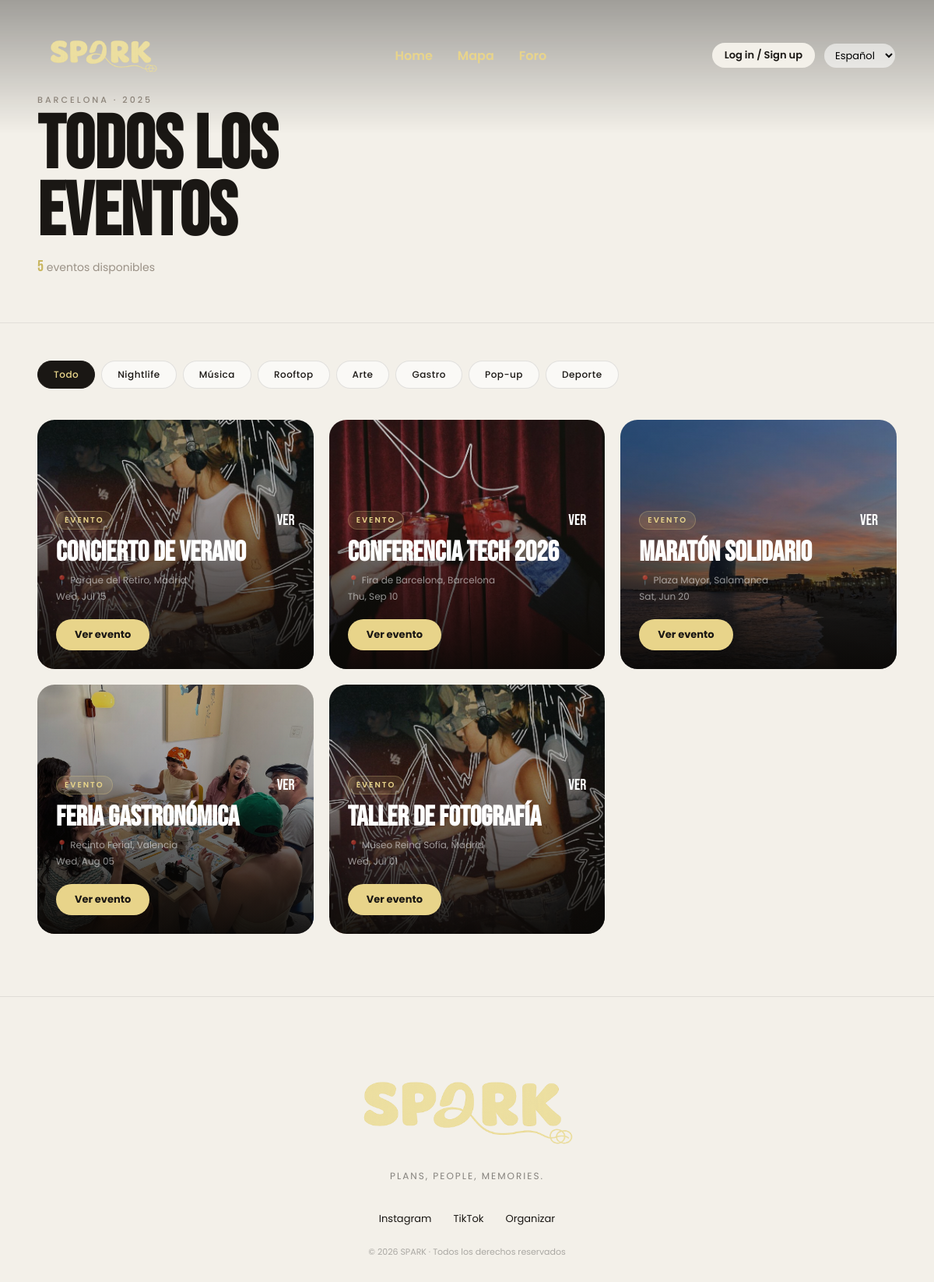
/VIsta/eventos.php, run on the app's committed database.
### tables this page shows
CREATE TABLE Evento (
    Id_Evento INT AUTO_INCREMENT PRIMARY KEY,
    Nombre_evento VARCHAR(200),
    Descripcion VARCHAR(100),
    Fecha_evento DATE,
    Ubicacion VARCHAR(50),
    Lat DECIMAL(10, 7),
    Lng DECIMAL(10, 7)
);

### Model/EventModel.php (called while the page is built, shortened)
<?php
class EventModel {
    private $conn;
    public function __construct() {
        try {
            $this->conn = new PDO("mysql:host=localhost;dbname=mp0487_spark", "root", "");
            $this->conn->setAttribute(PDO::ATTR_ERRMODE, PDO::ERRMODE_EXCEPTION);
        } catch (PDOException $e) {
            echo "Error" . $e->getMessage();
        }
    }
public function getEvents($Id_Evento = null) {
    try {
        if ($Id_Evento) {
            return $this->getEventById($Id_Evento);
        } else {
            $sql = "SELECT * FROM Evento";
            $stmt = $this->conn->query($sql);
            $result = $stmt->fetchAll(PDO::FETCH_ASSOC);
            return $result;
        }
    } catch (PDOException $e) {
        error_log("DEBUG Model: Exception capturada en getEvents: " . $e->getMessage());
        return "error_base_datos";
    }
}
}
?>

### Controller1/eventController.php (called while the page is built, shortened)
<?php
require_once("../Model/EventModel.php");
class EventController
{
    private $model;
    public function __construct()
    {
        $this->model = new EventModel();
    }
    public function getEvents($Id_Evento = null)
    {
        try {
            $result = $this->model->getEvents($Id_Evento);
            return $result;
        } catch (Exception $e) {
            error_log("DEBUG Controller: " . $e->getMessage());
            return "error_base_datos";
        }
    }
}
?>

### VIsta/eventos.php (the view, shortened to what this page needs)
<?php
require_once __DIR__ . '/../Controller1/eventController.php';
$eventController = new EventController();
$eventos = $eventController->getEvents();
?>
<!DOCTYPE html>
<html lang="es">
<head>
  <link rel="stylesheet" href="home.css">
</head>
<body>
<header class="topbar">
  <a href="home.php" class="nav-logo">
    <img src="recursos/logo.png" alt="SPARK">
  </a>
  <nav class="menu">
    <a href="home.php">Home</a>
    <a href="https://www.google.com/maps" target="_blank">Mapa</a>
    <a href="foro.php">Foro</a>
  </nav>
  <div class="actions">
    <?php if (isset($_SESSION['user_id'])): ?>
      <a href="perfil.php" class="login">Perfil</a>
      <a href="logout.php" class="login">Cerrar sesión</a>
    <?php else: ?>
      <a href="login.php" class="login">Log in / Sign up</a>
    <?php endif; ?>
    <select id="español">
      <option>Español</option>
    </select>
  </div>
</header>
<div class="eventos-hero">
  <p class="eventos-hero__label">Barcelona · 2025</p>
  <h1 class="eventos-hero__title">TODOS LOS<br>EVENTOS</h1>
  <p class="eventos-hero__count">
    <span><?= is_array($eventos) ? count($eventos) : 0 ?></span>
    eventos disponibles
  </p>
</div>
<div class="eventos-page">
  <div class="eventos-filters" id="filtros">
    <button class="ev-filter-btn active" data-cat="">Todo</button>
    <button class="ev-filter-btn" data-cat="nightlife">Nightlife</button>
    <button class="ev-filter-btn" data-cat="musica">Música</button>
    <button class="ev-filter-btn" data-cat="rooftop">Rooftop</button>
    <button class="ev-filter-btn" data-cat="arte">Arte</button>
    <button class="ev-filter-btn" data-cat="gastronomia">Gastro</button>
    <button class="ev-filter-btn" data-cat="popup">Pop-up</button>
    <button class="ev-filter-btn" data-cat="deporte">Deporte</button>
  </div>
  <?php if (!empty($eventos) && is_array($eventos)): ?>
  <div class="eventos-grid-full" id="eventosGrid">
    <?php
    $gradients = ['ev-g1', 'ev-g2', 'ev-g3', 'ev-g4'];
    foreach ($eventos as $i => $ev):
      $grad = $gradients[$i % 4];
    ?>
    <article class="ev-card <?= $grad ?>" data-cat="">
      <div class="ev-overlay"></div>
      <div class="ev-body">
        <div class="ev-meta-top">
          <span class="ev-cat">Evento</span>
          <span class="ev-price">Ver</span>
        </div>
        <h3 class="ev-title"><?= htmlspecialchars($ev['Nombre_evento']) ?></h3>
        <div class="ev-meta-bottom">
          <span class="ev-venue">📍 <?= htmlspecialchars($ev['Ubicacion']) ?></span>
          <span class="ev-date">
            <?= date('D, M d', strtotime($ev['Fecha_evento'])) ?>
          </span>
        </div>
        <a href="evento.php?id=<?= $ev['Id_Evento'] ?>" class="ev-btn">Ver evento</a>
      </div>
    </article>
    <?php endforeach; ?>
  </div>
  <?php endif; ?>
</div>
<footer class="footer">
  <div class="footer-inner">
    <img class="logo" src="recursos/logo.png" alt="SPARK">
    <p class="footer-tagline">Plans, people, memories.</p>
    <nav class="footer-nav">
      <a href="https://www.instagram.com" target="_blank">Instagram</a>
      <a href="https://www.tiktok.com" target="_blank">TikTok</a>
      <a href="tipoUsuario.php">Organizar</a>
    </nav>
    <p class="footer-copy">© <?= date('Y') ?> SPARK · Todos los derechos reservados</p>
  </div>
</footer>
</body>
</html>

### VIsta/home.css (style rules this page uses)
*, *::before, *::after { box-sizing: border-box; margin: 0; padding: 0; }
:root { --butter: #E8D48A; --butter-d: #C9B660; --dark: #1A1714; --white: #FFFFFF; --beige: #f3f0e9; }
body { background-color: var(--beige); color: #000; font-family: 'Poppins', sans-serif; }
.topbar { position: absolute; top: 0; left: -10px; right: 0; z-index: 10; display: grid; grid-template-columns: auto 1fr auto; align-items: center; padding: 16px 50px; background: linear-gradient(to bottom, rgba(0,0,0,0.4), transparent); margin-top: -30px; }
.nav-logo { grid-column: 1; }
.nav-logo img { height: 170px; width: auto; display: block; mix-blend-mode: screen; transform: translateX(-35px); }
nav.menu { grid-column: 2; display: flex; justify-content: center; gap: 32px; list-style: none; }
.menu a { text-decoration: none; color: var(--butter); font-weight: 600; font-size: 16px; transition: opacity .2s; }
.actions { grid-column: 3; display: flex; justify-content: flex-end; align-items: center; gap: 12px; }
.login { border: none; padding: 6px 16px; border-radius: 20px; background-color: var(--beige); cursor: pointer; text-decoration: none; color: var(--dark); font-weight: 600; font-size: 13px; transition: background .2s; }
#español { border: none; padding: 5px 10px; border-radius: 20px; background-color: rgba(255,255,255,0.55); cursor: pointer; font-family: 'Poppins', sans-serif; font-size: 13px; }
.ev-card { border-radius: 22px; overflow: hidden; position: relative; min-height: 320px; display: flex; flex-direction: column; justify-content: flex-end; cursor: pointer; opacity: 1; transition: transform .3s ease, box-shadow .3s ease; }
.ev-g1 { background: linear-gradient(to top, rgba(0,0,0,.2), rgba(0,0,0,.2)), url("recursos/dj.jpg"); background-size: cover; background-position: center; background-repeat: no-repeat; border-radius: 32px; }
.ev-g2 { background: linear-gradient(to top, rgba(0,0,0,.2), rgba(0,0,0,.2)), url("recursos/popUp.jpg"); background-size: cover; background-position: center; background-repeat: no-repeat; border-radius: 32px; }
.ev-g3 { background: linear-gradient(to top, rgba(0,0,0,.2), rgba(0,0,0,.2)), url("recursos/sunset.jpg"); background-size: cover; background-position: center; background-repeat: no-repeat; border-radius: 32px; }
.ev-g4 { background: linear-gradient(to top, rgba(0,0,0,.2), rgba(0,0,0,.2)), url("recursos/galeria.jpg"); background-size: cover; background-position: center; background-repeat: no-repeat; border-radius: 32px; }
.ev-overlay { position: absolute; inset: 0; background: linear-gradient(to top, rgba(10,8,6,.92) 0%, rgba(10,8,6,.2) 60%, transparent 100%); }
.ev-body { position: relative; z-index: 2; padding: 24px; display: flex; flex-direction: column; gap: 8px; }
.ev-meta-top { display: flex; justify-content: space-between; align-items: center; margin-bottom: 4px; }
.ev-cat { font-size: 10px; font-weight: 600; letter-spacing: 2px; text-transform: uppercase; color: var(--butter); background: rgba(232,212,138,.12); padding: 3px 10px; border-radius: 99px; border: 1px solid rgba(232,212,138,.25); }
.ev-price { font-family: 'Bebas Neue', sans-serif; font-size: 20px; color: var(--white); }
.ev-title { font-family: 'Bebas Neue', sans-serif; font-size: clamp(24px, 3vw, 42px); line-height: 1; color: var(--white); }
.ev-meta-bottom { display: flex; flex-direction: column; gap: 3px; }
.ev-venue, .ev-date { font-size: 12px; color: rgba(255,255,255,.55); }
.ev-btn { display: inline-flex; align-items: center; justify-content: center; margin-top: 12px; background: var(--butter); color: var(--dark); font-weight: 700; font-size: 13px; padding: 10px 24px; border-radius: 99px; align-self: flex-start; text-decoration: none; transition: background .2s, transform .15s; }
.footer { background: var(--beige); padding: 30px 48px; border-top: 1px solid rgba(0,0,0,.08); }
.logo { width: 500px; height: auto; margin-top: -50px; margin-bottom: -100px; }
.footer-inner { display: flex; flex-direction: column; align-items: center; gap: 8px; text-align: center; }
.footer-tagline { font-size: 12px; color: var(--dark); letter-spacing: 2px; text-transform: uppercase; opacity: .5; margin-bottom: 20px; }
.footer-nav { display: flex; gap: 28px; margin: 8px 0; }
.footer-nav a { font-size: 13px; color: var(--dark); text-decoration: none; transition: color .2s; }
.footer-copy { font-size: 11px; color: rgba(0,0,0,.3); margin-top: 8px; }

### data on the page
evento: Nombre_evento "Concierto de Verano", Ubicacion "Parque del Retiro, Madrid", Fecha_evento "Wed, Jul 15"
evento: shows a picture, Nombre_evento "Conferencia Tech 2026", Ubicacion "Fira de Barcelona, Barcelona", Fecha_evento "Thu, Sep 10"
evento: shows a picture, Nombre_evento "Maratón Solidario", Ubicacion "Plaza Mayor, Salamanca", Fecha_evento "Sat, Jun 20"
evento: shows a picture, Nombre_evento "Feria Gastronómica", Ubicacion "Recinto Ferial, Valencia", Fecha_evento "Wed, Aug 05"
evento: Nombre_evento "Taller de Fotografía", Ubicacion "Museo Reina Sofía, Madrid", Fecha_evento "Wed, Jul 01"

### other printed values
count($eventos) "5"
